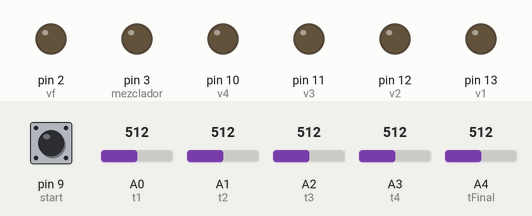
Recording of a sketch running on a simulated Arduino Uno, built with avr-gcc and run on an emulated ATmega328P. Parts: output pins drawn as LEDs (lit = HIGH). Dashed ring = blinking. Inputs (shaded band) come from the test bench; at power-on: pin 9 (start) LOW, A0 (t1) = 512, A1 (t2) = 512, A2 (t3) = 512, A3 (t4) = 512, A4 (tFinal) = 512.

Above: at 1.2 s.
1.3 s: pin 9 (start) pulled HIGH for 0.15 s
At 2.7 s:
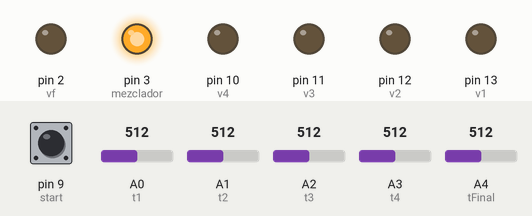
At 17.2 s:
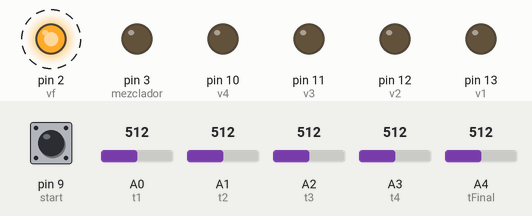
Timing chart, 0 to 19.0 s (numbered marks = the images above; inputs shaded):
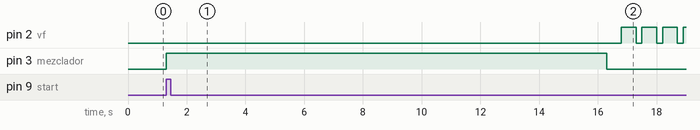

The sketch:

FINAL_EMBEBIDOS.ino
```cpp
int t1=0, t2=1, t3=2, t4=3,v1=13,v2=12,v3=11,v4=10,vf=2, start=9, mezclador=3, tFinal=4;


void setup() {

 pinMode(t1,INPUT); pinMode(t2,INPUT);  pinMode(t3,INPUT);
 pinMode(t4,INPUT); pinMode(tFinal,INPUT); pinMode(start,INPUT);

 pinMode(v1,OUTPUT); pinMode(v2,OUTPUT); pinMode(v3,OUTPUT);
 pinMode(v4,OUTPUT); pinMode(vf,OUTPUT); pinMode(mezclador,OUTPUT);

}

void loop() {

  digitalWrite(v1,LOW);
  digitalWrite(v2,LOW);
  digitalWrite(v3,LOW);
  digitalWrite(v4,LOW);

  int tank1 = map(analogRead(t1),0,1023,0, 100);
  int tank2 = map(analogRead(t2),0,1023,0, 100);
  int tank3 = map(analogRead(t3),0,1023,0, 100);
  int tank4 = map(analogRead(t4),0,1023,0, 100);


  if(digitalRead(start)==HIGH){

       if(tank1>75){
    digitalWrite(v1,HIGH);
    }
     else{
    digitalWrite(v1,LOW);
     }


       if(tank2>75){
    digitalWrite(v2,HIGH);
    }
     else{
    digitalWrite(v2,LOW);
    }


       if(tank3>75){
    digitalWrite(v3,HIGH);
    }
     else{
    digitalWrite(v3,LOW);
    }


       if(tank4>75){
    digitalWrite(v4,HIGH);
    }
     else{
    digitalWrite(v4,LOW);
    }

    if(tank1<75 and tank2<75 and tank3<75 and tank4<75){
      digitalWrite(mezclador,HIGH);
      delay(15000);
      digitalWrite(mezclador,LOW);
      delay(500);
      last();
      }

    }
  }

  void last(){
   int valor = map(analogRead(tFinal),0,1023,0, 100);
          while(valor>10){
             digitalWrite(vf,HIGH);
          delay(500);
          digitalWrite(vf,LOW);
          delay(200);
          check();
      }
    }
  void check(){
    if(map(analogRead(tFinal),0,1023,0, 100)<=10){
            digitalWrite(vf,LOW);
            delay(5000);
             loop();
            }
         }
```

Measured:
- after the input at 1.3 s, pin 2 (vf): alternates HIGH for 0.50 s and LOW for 0.20 s, starting after 15.5 s; pin 3 (mezclador): LOW → HIGH at once, → LOW 15.0 s later
